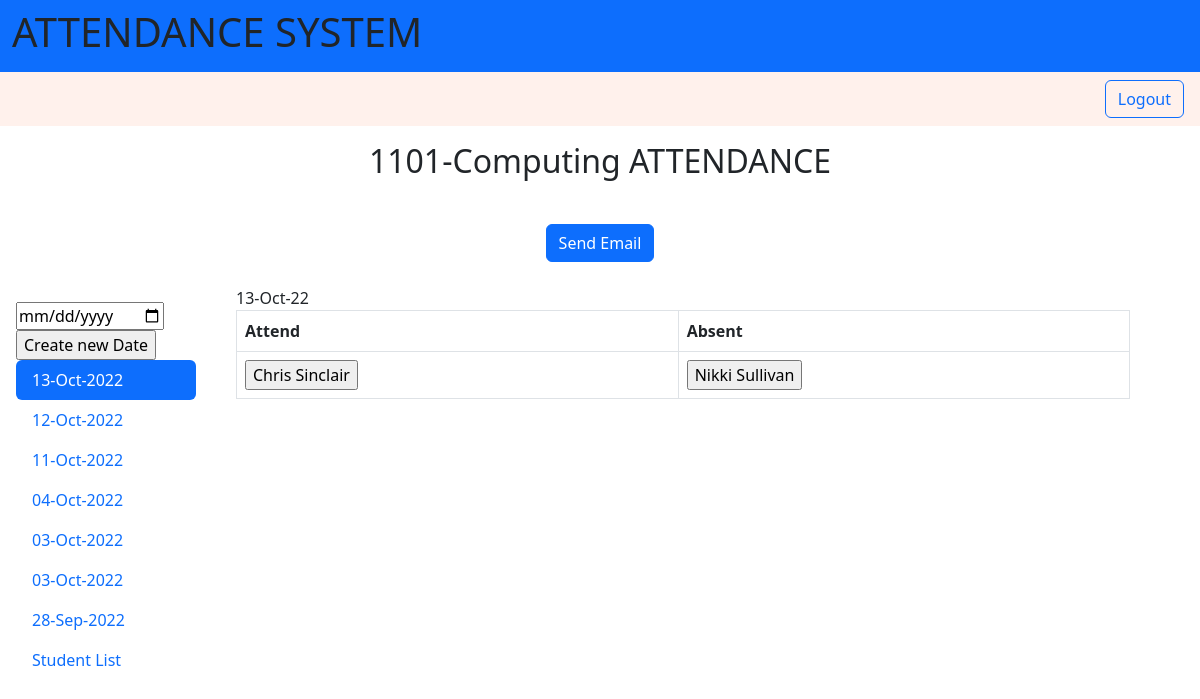
/class/1/1/attendance/list (signed in), run on the app's committed database.
### attendance/models.py (models this page shows, shortened)
class Class(models.Model):
    number = models.IntegerField(null=False, blank=False)
    semester = models.ForeignKey(Semester,  on_delete=models.CASCADE, null=False, blank=False)
    course = models.ForeignKey(Course, on_delete=models.CASCADE, null=False, blank=False)
    lecturer = models.ForeignKey(Lecturer, on_delete=models.SET_NULL, null=True, blank=True)
    student = models.ManyToManyField(Student, verbose_name='enrolled student')

class Course(models.Model):
    code = models.CharField(max_length=50)
    name = models.CharField(max_length=100)
    def __str__(self):
        return self.name

class CollegeDay(models.Model):
    date = models.DateField()
    theClass = models.ManyToManyField(Class, through='Attendance', null=True)

class Attendance(models.Model):
    student = models.ForeignKey(Student, on_delete=models.CASCADE, default=False)
    attendance = models.BooleanField(default=False)
    theClass = models.ForeignKey(Class, on_delete=models.CASCADE)
    collegeDay = models.ForeignKey(CollegeDay, on_delete=models.CASCADE)

class Student(models.Model):
    student_id = models.AutoField(primary_key=True)
    DDOB = models.DateField(blank=True, null=True)
    user = models.OneToOneField(User, on_delete=models.CASCADE, related_name='student_user')

### attendance/views.py (the view)
# urls.py: path('class/<int:pk>/<int:att_date_id>/attendance/list', classAttendanceList, name='class_attendance_list'),
def classAttendanceList(request, pk, att_date_id):
    theClass = Class.objects.get(id=pk)
    students_id = theClass.student.values_list('pk', flat=True)
    students = list()
    attend_numbers = list()
    for student_id in students_id:
        students.append(Student.objects.get(student_id=student_id))
        total_attend = Attendance.objects.filter(student_id=student_id).filter(theClass=theClass)
        attended_class = total_attend.filter(attendance=True)
        if total_attend.count() == 0:
            attend_ratio = '-'
        else:
            attend_ratio = attended_class.count() * 100 / total_attend.count()
        attend_numbers.append({'total_attend':total_attend.count(), 'num_attended':attended_class.count(), 'attend_ratio': attend_ratio})
    attendance = Attendance.objects.filter(theClass=theClass).order_by('-collegeDay__date')
    attendanceDay = attendance.values_list('collegeDay').distinct()
    attDateList = list()
    for dayId in attendanceDay:
        newId = str(dayId)
        newId = newId[1:len(newId)-2]
        attDateList.append(CollegeDay.objects.get(id=newId))
    context = {'class': theClass,
               'students': students,
               'attendance': attendance,
               'attDateList': attDateList,
               'attDateId': att_date_id,
               'attended_numbers': attend_numbers}
    return render(request, 'class_attendance_list.html', context)

### attendance/templates/class_attendance_list.html (shortened to what this page needs)
{% extends "base.html" %}
{% block content %}
    {% if user.is_superuser or user == class.lecturer.user %}
        <section class="mt-1 p-2 d-flex justify-content-center pb-2">
        <div class="col-0  m-1">
            <h2>{{ class.number }}-{{ class.course }} ATTENDANCE</h2>
        </div>
        </section>
        <section class=" p-1 d-flex justify-content-center">
            <div class="col-0 align-self-end m-3">
                <form action="{% url 'send_email' %}">
                    <div class="col-0 self-right m-1">
                    <input type="submit" value="Send Email" class=" btn btn-primary dropdown-toggle">
                    </div>
                </form>
            </div>
        </section>
    <div class="row">
        <div class="col-2  m-3">
            <form action="{% url 'college_day_create' class.id %}" method="post">
                <input type="date" name="new_college_day">
                <input type="submit" value="Create new Date">
            </form>
            <div class="nav flex-column nav-pills" id="v-pills-tab" role="tablist" aria-orientation="vertical">
                {% for date in attDateList %}
                    {% if forloop.counter == attDateId %}
                    <a class="nav-link active" id="v-pills-home-tab" data-toggle="pill" href="#{{ date.id }}"
                       role="tab" aria-controls="v-pills-home" aria-selected="true">
                    {% else %}
                    <a class="nav-link" id="v-pills-profile-tab" data-toggle="pill" href="#{{ date.id }}"
                       role="tab" aria-controls="v-pills-profile" aria-selected="false">
                    {% endif %}
                    {{ date.date|date:'d-M-Y' }}</a>
                {% endfor %}
                    <a class="nav-link" id="v-pills-home-tab" data-toggle="pill" href="#StudentList"
                       role="tab" aria-controls="v-pills-home" aria-selected="true">
                    Student List</a>
            </div>
        </div>
        <div class="col-9 tab-content" id="v-pills-tabContent">
            {% for date in attDateList %}
                {% if forloop.counter == attDateId %}
                <div class="tab-pane fade show active" id="{{ date.id }}" role="tabpanel" aria-labelledby="v-pills-home-tab">
                {% else %}
                <div class="tab-pane fade" id="{{ date.id }}" role="tabpanel" aria-labelledby="v-pills-profile-tab">
                {% endif %}
                {{ date.date|date:'d-M-y' }}
                    <table class="table table-bordered">
                        <tr>
                            <th scope="col">Attend</th>
                            <th scope="col">Absent</th>
                        </tr>
                        <tr><td>
                        {% for attendStudent in attendance %}
                            {% if attendStudent.collegeDay == date and attendStudent.attendance %}
                                 <form action="{% url 'attendance_toggle' class.id attendStudent.id forloop.parentloop.counter %}">
                                    <input type="submit" value="{{ attendStudent.student.user.first_name }} {{ attendStudent.student.user.last_name }}">
                                </form>
                            {% endif %}
                        {% endfor %}
                        </td>
                        <td>
                        {% for attendStudent in attendance %}
                            {% if attendStudent.collegeDay == date and not attendStudent.attendance %}
                                <form action="{% url 'attendance_toggle' class.id attendStudent.id forloop.parentloop.counter %}">
                                    <input type="submit" value="{{ attendStudent.student.user.first_name }} {{ attendStudent.student.user.last_name }}">
                                </form>
                            {% endif %}
                        {% endfor %}
                        </td></tr>
                    </table>
                </div>
            {% endfor %}
    </div>
    {% else %}
        <h1>You does not have authentication</h1>
    {% endif %}
{% endblock %}

### data on the page
Class: number "1101", course "Computing"
CollegeDay: date "13-Oct-2022", date "13-Oct-22"
CollegeDay: date "12-Oct-2022"
CollegeDay: date "11-Oct-2022"
CollegeDay: date "04-Oct-2022"
CollegeDay: date "03-Oct-2022"
CollegeDay: date "03-Oct-2022"
CollegeDay: date "28-Sep-2022"
Attendance: student.user.first_name "Chris Sinclair"
Attendance: student.user.first_name "Nikki Sullivan"
